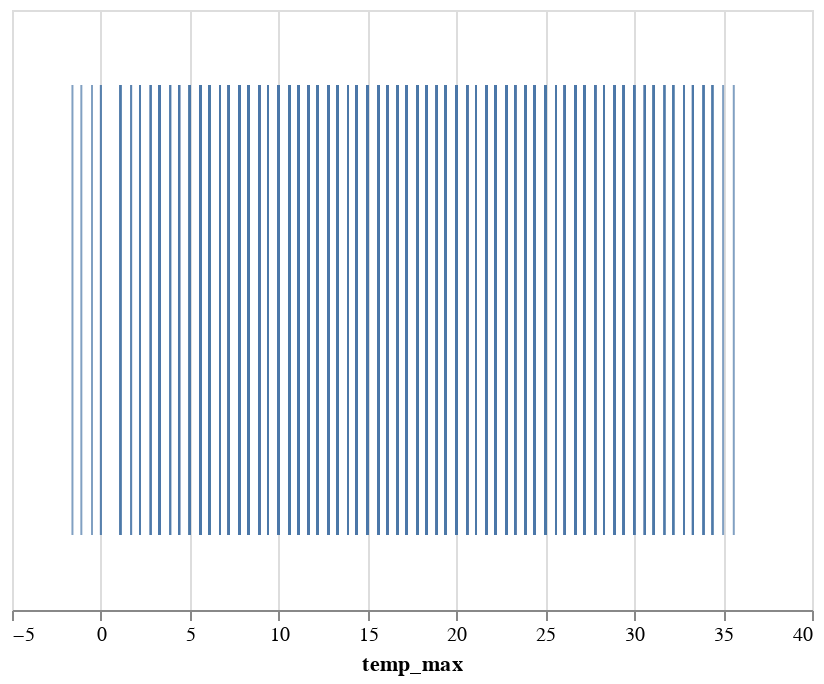

The notebook cell saved with this chart:
### Code cell
alt.Chart(weather).mark_tick().encode(
    x = 'temp_max:Q'
)

### Figure 1 — Vega-Lite specification as saved in the notebook (floating-point values rounded to 4 significant figures; data arrays with more than 128 entries replaced by an {"elided": "..."} marker saying what was removed)
{"$schema": "https://vega.github.io/schema/vega-lite/v2.6.0.json", "config": {"view": {"height": 300, "width": 400}}, "data": {"name": "data-830c39fec90146253fb06a06c26374ef"}, "datasets": {"data-830c39fec90146253fb06a06c26374ef": {"elided": "1461 records"}}, "encoding": {"x": {"field": "temp_max", "type": "quantitative"}}, "mark": "tick"}
